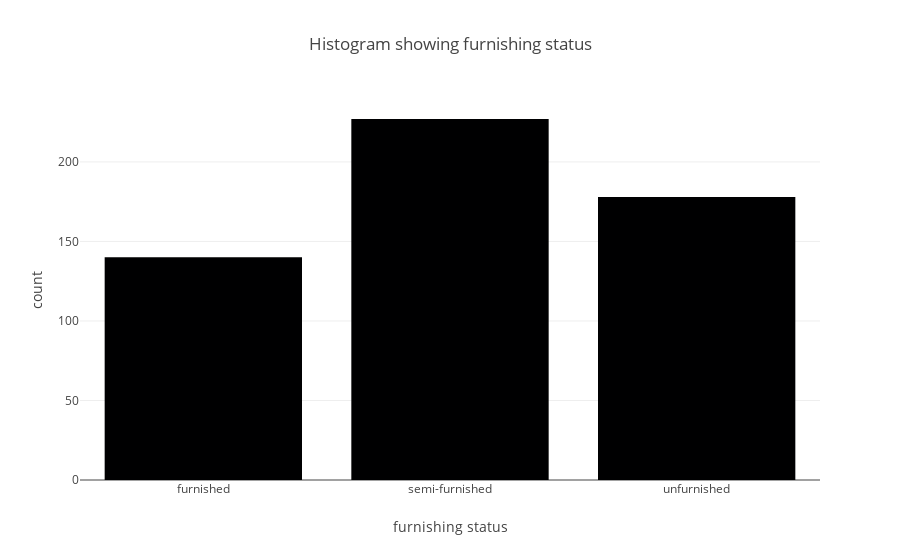

The notebook cell this image was saved under:
### Code cell
#histogram for furnishingstatus 
fig = px.histogram(data, x="furnishingstatus", 
                   labels={'furnishingstatus':'furnishing status'},
                  title='Histogram showing furnishing status')

fig.show()

### Figure 1 — Plotly figure (JSON) as saved in the notebook; plotly's stock layout.template omitted (floating-point values rounded to 4 significant figures; data arrays with more than 128 entries replaced by an {"elided": "..."} marker saying what was removed)
{"data": [{"alignmentgroup": "True", "bingroup": "x", "hovertemplate": "furnishing status=%{x}<br>count=%{y}<extra></extra>", "legendgroup": "", "marker": {"color": "#000001", "pattern": {"shape": ""}}, "name": "", "offsetgroup": "", "orientation": "v", "showlegend": false, "type": "histogram", "x": {"elided": "545 str values"}, "xaxis": "x", "yaxis": "y"}], "layout": {"barmode": "relative", "legend": {"tracegroupgap": 0}, "title": {"text": "Histogram showing furnishing status"}, "xaxis": {"anchor": "y", "domain": [0, 1], "title": {"text": "furnishing status"}}, "yaxis": {"anchor": "x", "domain": [0, 1], "title": {"text": "count"}}}}
